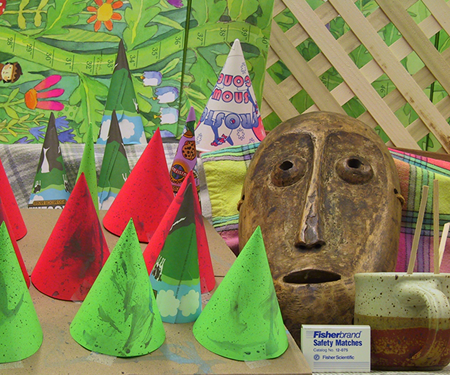
#> input picture im2.png, 450 x 375 px, found by its file name
$ jupyter execute SGBM.ipynb
#> lines starting #> are read from the running program, lines starting #| are printed output that depends on the picture
[cell 1]
#Semi Global Block Matching technique

import numpy as np
from sklearn.preprocessing import normalize
import cv2
import matplotlib.pyplot as plt
import imageio
get_ipython().run_line_magic('matplotlib', 'inline')


imgL = cv2.imread('Images/cones/im2.png',0)
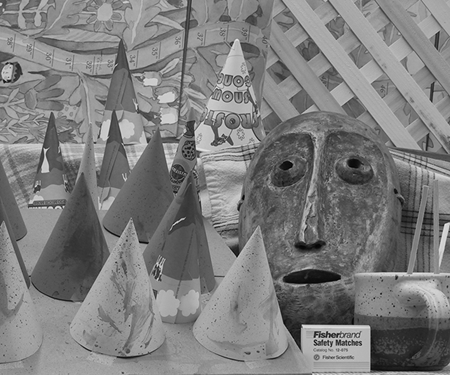
#> imgL: shape (375, 450); min 0, max 235, mean 125
imgR = cv2.imread('Images/cones/im6.png',0)
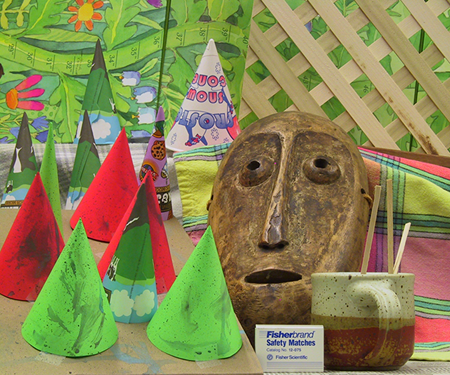
#> input picture im6.png, 450 x 375 px, found by its file name
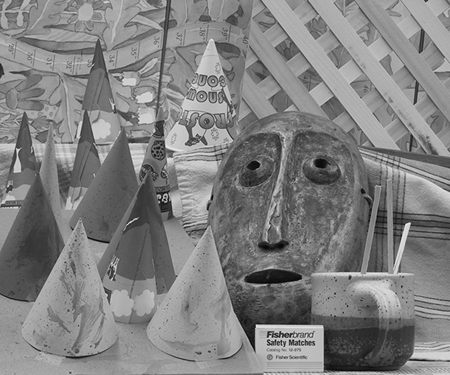
#> imgR: shape (375, 450); min 0, max 243, mean 128.4


window_size = 3

left_matcher = cv2.StereoSGBM_create(
    minDisparity=0,
    numDisparities=64,
    blockSize=5,
    P1=8 * 3 * window_size ** 2,
    P2=32 * 3 * window_size ** 2,
    disp12MaxDiff=1,
    uniquenessRatio=15,
    speckleWindowSize=0,
    speckleRange=2,
    preFilterCap=63,
    mode=cv2.STEREO_SGBM_MODE_SGBM_3WAY
)
disparityL = left_matcher.compute(imgL,imgR)
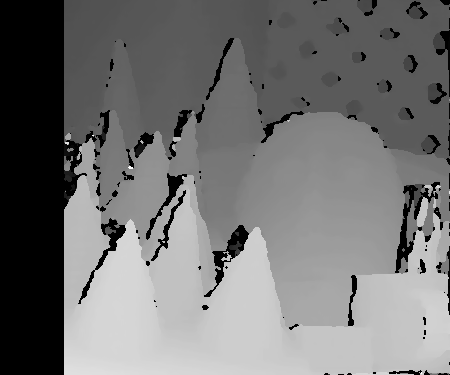
#> disparityL: shape (375, 450) int16; min -16, max 976, mean 435.2; drawn with min black and max white
plt.imshow(disparityL,'gray')
imageio.imwrite("MYLEFT IMAGE.png",disparityL)
plt.show()


right_matcher = cv2.ximgproc.createRightMatcher(left_matcher)
disparity1 = right_matcher.compute(imgR,imgL)
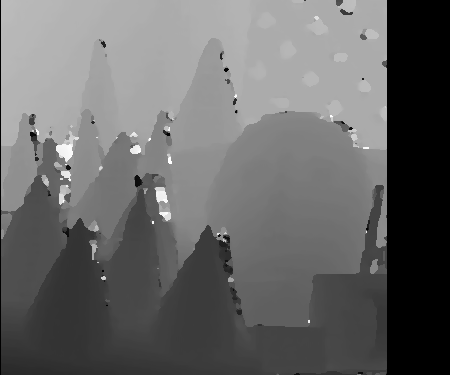
#> disparity1: shape (375, 450) int16; min -1024, max 0, mean -606; drawn with min black and max white
plt.imshow(disparity1,'gray')
imageio.imwrite("MYRIGHT IMAGE.png",disparity1)
plt.show()


# FILTER Parameters
lmbda = 80000
sigma = 1.2
visual_multiplier = 1.0

wls_filter = cv2.ximgproc.createDisparityWLSFilter(left_matcher)
wls_filter.setLambda(lmbda)
wls_filter.setSigmaColor(sigma)


print('computing disparity...')
displ = left_matcher.compute(imgL, imgR)
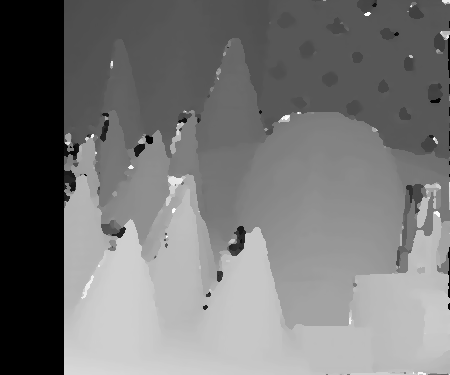
#> displ: shape (375, 450) int16; min -16, max 1008, mean 456.4; drawn with min black and max white
dispr = right_matcher.compute(imgR,imgL)
plt.imshow(displ,'gray')
imageio.imwrite("MYLEFT IMAGE2.png",displ)


plt.imshow(dispr,'gray')
imageio.imwrite("MYRIGHT IMAGE2.png",dispr)
